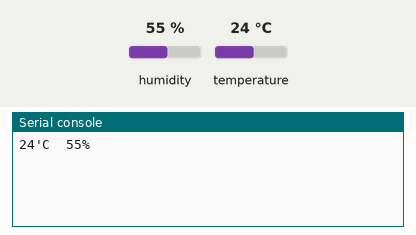
This program was run on a simulated MicroPython board. Parts: the last lines printed to the serial console. Inputs (shaded band) come from the test bench; at power-on: humidity 55 %, temperature 24 °C.

Above: at 1.2 s.
1.3 s: humidity set to 22 %
At 3.8 s:
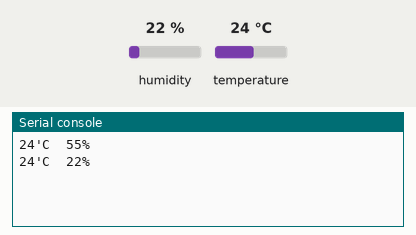
4.2 s: temperature set to 12 °C
At 5.1 s:
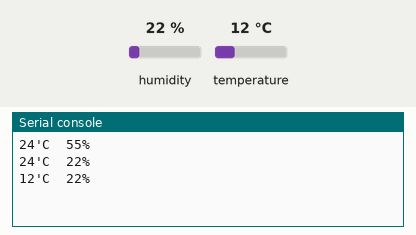
7.1 s: humidity set to 40 %
At 10.0 s:
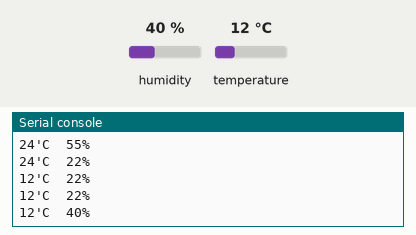
Timing chart, 0 to 11.5 s (numbered marks = the images above; inputs shaded):
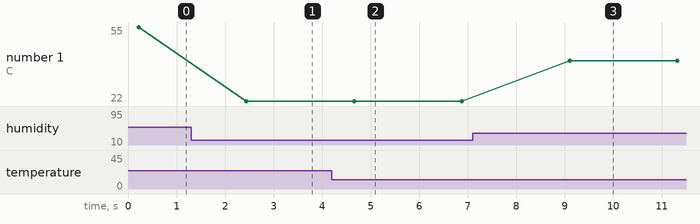

The program:

dht11Test.py
```python
from machine import Pin
from DHT22 import DHT22
import utime


dht_sensor=DHT22(Pin(15,Pin.IN,Pin.PULL_UP),dht11=True)
while True:
    T,H = dht_sensor.read()
    print("{}'C  {}%".format(T,H))
    #if T is None:
    #    print(" sensor error")
    #else:
    #    print("{}'C  {}%".format(T,H))
    #DHT22 not responsive if delay to short
    utime.sleep_ms(2000)
```

Measured:
- after the input at 1.3 s, the serial console: prints a new line after 1.1 s (image 1)
- after the input at 4.2 s, the serial console: prints a new line after 0.46 s (image 2)
- after the input at 7.1 s, the serial console: prints a new line after 2.0 s (image 3)
- plotted number 1: 55 → 22 after the input at 1.3 s, 22 → 40 after the input at 7.1 s
